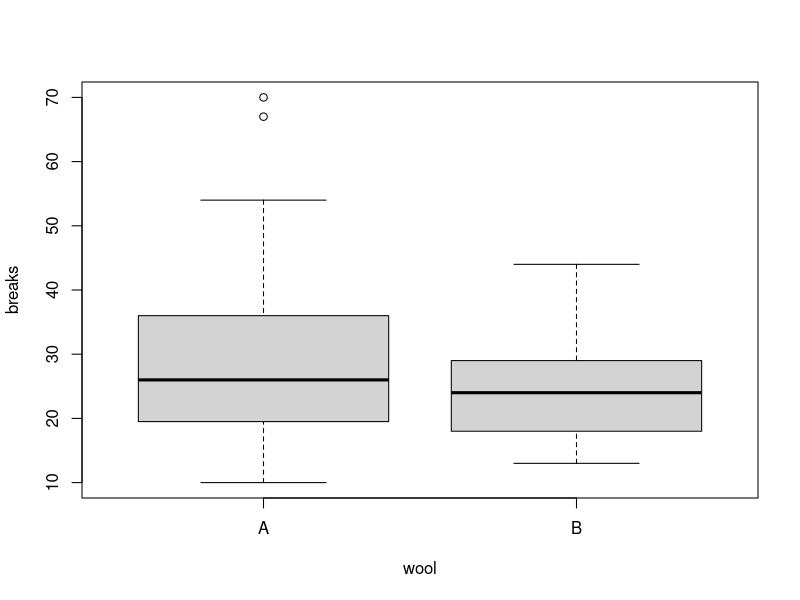
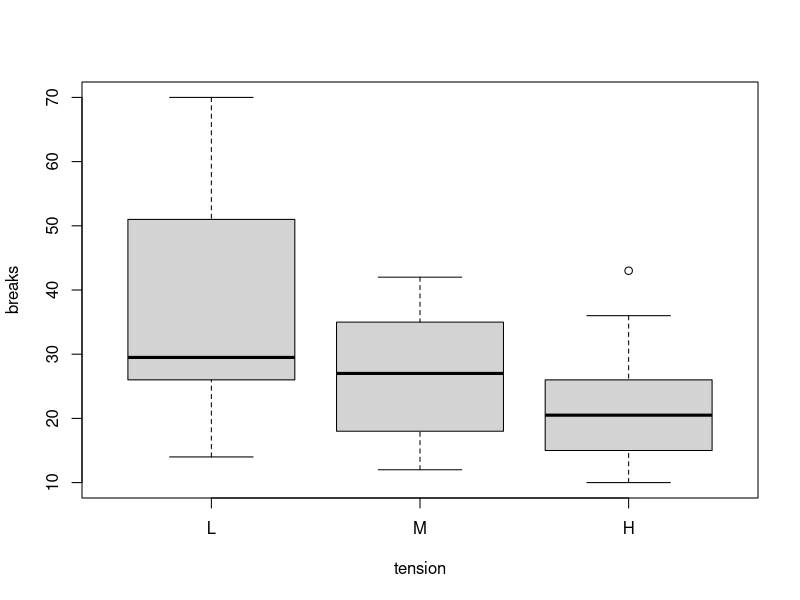

The R source for these figures, in order:
## ---- chunk 1
data("warpbreaks")
boxplot(breaks ~ wool, data = warpbreaks)
boxplot(breaks ~ tension, data = warpbreaks)
## ---- chunk 2
m0 <- glm(breaks ~ 1, data = warpbreaks, family = poisson)
m1 <- glm(breaks ~ wool + tension, data = warpbreaks, family = poisson)
summary(m1)

exp(coef(m1))

anova(m0, m1, test = "LRT")
anova(m0, m1, test = "Rao")
lmtest::waldtest(m0, m1, test = "Chisq")
## ---- chunk 3
m2 <- glm(breaks ~ wool * tension, data = warpbreaks, family = poisson)
summary(m2)
## ---- chunk 4
anova(m1, m2)
AIC(m1)
AIC(m2)
## ---- chunk 5
fit <- predict(m2, newdata = data.frame(wool = "A", tension = "L"), type = "response", se.fit = TRUE)
fit$fit
fit$fit + c(-1, 1) * qnorm(0.975) * fit$se.fit
## ---- chunk 6
m3 <- glm(breaks ~ wool * tension, data = warpbreaks, family = quasipoisson)
summary(m3)
## ---- chunk 7
fit2 <- predict(m3, newdata = data.frame(wool = "A", tension = "L"), type = "response", se.fit = TRUE)
fit2$fit
fit2$fit + c(-1, 1) * qnorm(0.975) * fit2$se.fit
